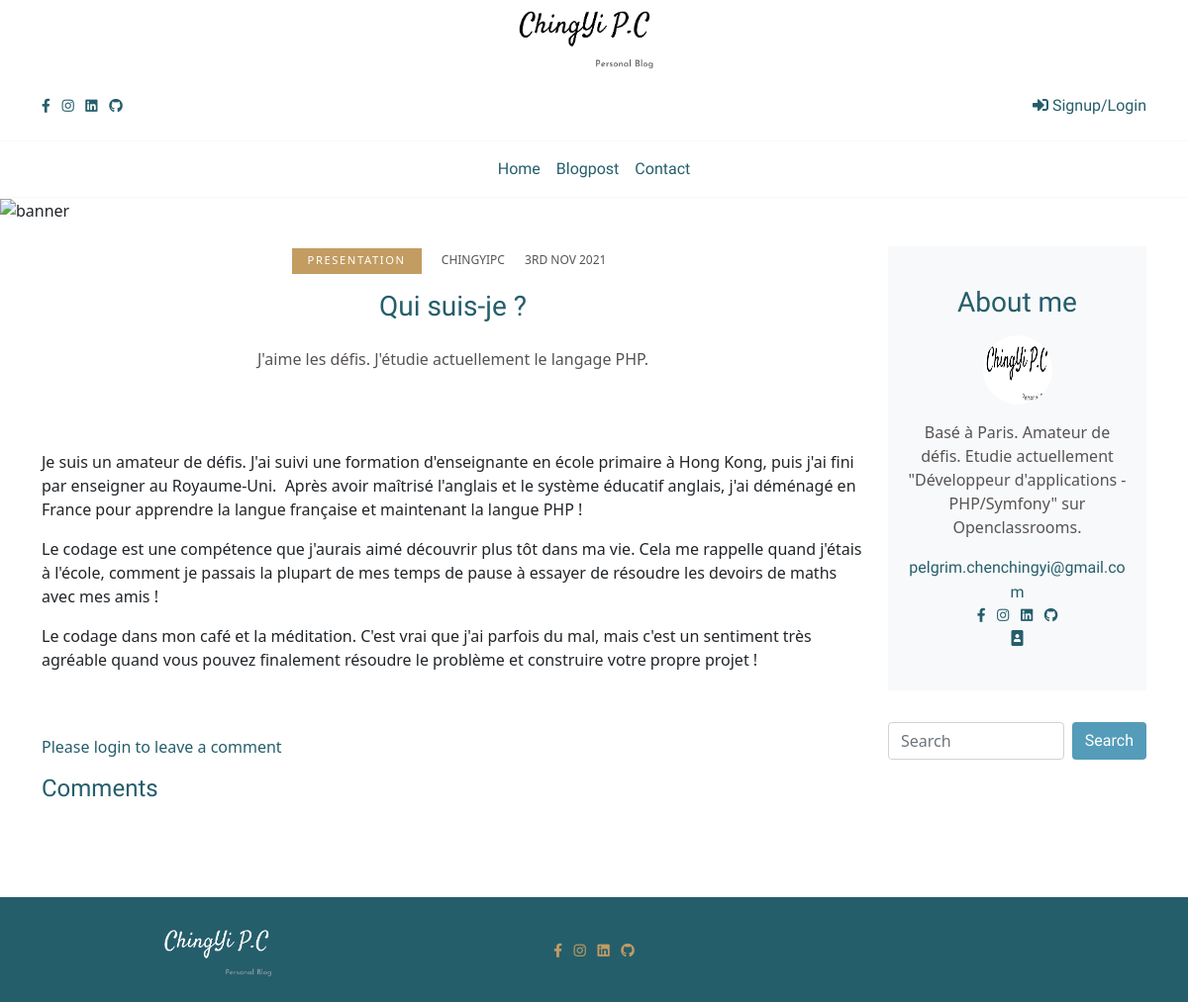
The page /project5PhpBlog/index.php?action=post&id=46 on the database its author committed.
### tables this page shows
CREATE TABLE `post` (
  `id` int(11) NOT NULL,
  `title` varchar(200) NOT NULL,
  `chapo` longtext NOT NULL,
  `content` longtext NOT NULL,
  `image` varchar(255) DEFAULT NULL,
  `date_create` datetime NOT NULL,
  `date_update` datetime NOT NULL DEFAULT CURRENT_TIMESTAMP,
  `user_id` int(11) NOT NULL,
  `category` varchar(45) NOT NULL
);

CREATE TABLE `user` (
  `id` int(11) NOT NULL,
  `first_name` varchar(45) NOT NULL,
  `last_name` varchar(60) NOT NULL,
  `user_name` varchar(60) NOT NULL,
  `email` varchar(100) NOT NULL,
  `password` varchar(255) NOT NULL,
  `date_create` datetime NOT NULL,
  `user_type_id` int(11) DEFAULT '2',
  `reset_token` varchar(255) DEFAULT NULL
);

### project5PhpBlog/src/controllers/FrontendControllers.php (called while the page is built, shortened)
<?php
class FrontendControllers
{
    public function listAPost()
    {
        $postManager = new PostManager();
        $post = $postManager->getPost($_GET['id']);
        require('src/views/frontend/singlepost.php');
    }
}

### project5PhpBlog/src/models/postManager.php (called while the page is built, shortened)
<?php
class PostManager extends DatabaseManager
{
    function getPost($postId)
    {
        $db = $this->dbConnect();
        $statement = $db->prepare('SELECT post.id, image,title, category, chapo, USER.user_name, content,  DATE_FORMAT(post.date_create, "%D %b %Y") AS creation_date
    FROM `post` JOIN USER WHERE USER.id = `post`.`user_id` AND post.id=?');
        $statement->execute(array($postId));
        $values = $statement->fetch(PDO::FETCH_ASSOC);
        $post = new Posts($values);
        return $post;
    }
}

### project5PhpBlog/src/models/Posts.php (called while the page is built, shortened)
<?php
class Posts
{
    private $title;
    private $category;
    private $chapo;
    private $user_name;
    private $content;
    private $creation_date;
    public function hydrate(array $values)
    {
        foreach ($values as $key => $value) {
            $pieces = explode('_', $key);
            foreach ($pieces as $piece) {
                if (count($pieces) == 1) {
                    $method = 'set' . ucfirst($pieces[0]);
                }
                if (count($pieces) == 2) {
                    $method = 'set' . ucfirst($pieces[0]) . ucfirst($pieces[1]);
                }
            }
        }
    }
    public function setId($id)
    {
        $id = (int) $id;
    }
    public function setTitle($title)
    {
        if (is_string($title)) {
            $this->title = $title;
        }
    }
    public function getTitle()
    {
        return $this->title;
    }
    public function setCategory($category)
    {
        if (is_string($category)) {
            $this->category = $category;
        }
    }
    public function getCategory()
    {
        return $this->category;
    }
    public function setChapo($chapo)
    {
        if (is_string($chapo)) {
            $this->chapo = $chapo;
        }
    }
    public function getChapo()
    {
        return $this->chapo;
    }
    public function setUserName($user_name)
    {
        if (is_string($user_name)) {
            $this->user_name = $user_name;
        }
    }
    public function getUserName()
    {
        return $this->user_name;
    }
    public function setContent($content)
    {
        if (is_string($content)) {
            $this->content = $content;
        }
    }
    public function getContent()
    {
        return $this->content;
    }
    public function setCreationDate($creation_date)
    {
        $this->creation_date = $creation_date;
    }
    public function getCreationDate()
    {
        return $this->creation_date;
    }
}

### project5PhpBlog/src/views/frontend/singlepost.php (the view, shortened to what this page needs)
<div class="pb-4 "><img class="img-fluid" src="public/img/sea.png" alt="banner" /></div>
<section class="pb-5">
    <div class="container pb-4">
        <div class="row">
            <div class="col-lg-9 mb-5 mb-lg-0 mx-auto">
                <div class="row mb-5">
                    <div class="col-lg-12 text-center">
                        <ul class="list-inline">
                            <li class="list-inline-item mr-2 category font-weight-normal"> <?php echo $post->getCategory();?> </li>
                            <li class="list-inline-item mx-2 text-uppercase meta font-weight-normal"><?php echo $post->getUserName(); ?></li>
                            <li class="list-inline-item mx-2 text-uppercase meta font-weight-normal"><?php echo $post->getCreationDate(); ?></li>
                        </ul>
                    </div>
                    <div class="col-lg-12 text-center">
                        <h2 class="h3 mb-4"> <a class="d-block blogtitle" href=""><?php echo $post->getTitle(); ?></a></h2>
                        <p class="blogtext"><?php echo $post->getChapo();?></p>
                    </div>
                    <div class="col-lg-12 text-center"><a class="d-block post-trending mb-4" href=""><img class="img-fluid w-100" src="<?php echo $post->getImage(); ?>" alt="" /></a>
                    </div>
                    <div class="col-lg-12">
                        <p class="blogtext"><?php echo $post->getContent();?></p>
                    </div>
                </div>
                <?php if (!empty($_SESSION['username'])) : ?>
                    <?php if (isset($_SESSION['success_message']) && !empty($_SESSION['success_message'])) { ?>
                        <div class="success-message" style="margin-bottom: 15px;font-size: 20px;color: green;"><?php echo $_SESSION['success_message']; ?></div>
                    <?php
                        unset($_SESSION['success_message']);
                    }
                    ?>
                    <form method="post" action="index.php?action=leavecomment&amp;id=<?= $post->getId(); ?>">
                        <h3 class="cardtitle">Leave a comment</h3>
                        <div class="row mb-3">
                            <div class="col-lg-12 mb-3">
                                <input class="form-control" type="text" name="author" placeholder="Full Name e.g. Jason Doe" value="<?= $_SESSION['username'] ?>" required>
                            </div>
                            <div class="col-lg-12 mb-3">
                                <textarea class="form-control" name="comment" rows="5" placeholder="Leave your comment" value="<?= $comment ?>" required></textarea>
                            </div>
                            <div class="col-lg-12 mb-3">
                                <button class="btn button" type="submit">Submit your comment</button>
                            </div>
                        </div>
                    </form>
                <?php else : ?>
                    <p class="admin-title">Please login to leave a comment</p>
                <?php endif; ?>
                <h3 class="h4 mb-4 cardtitle">Comments</h3>
            </div>
            <?php include_once 'src/views/frontend/_about.php'; ?>
        </div>
</section>
<?php require('src/views/frontend/_frontendLayout.php'); ?>

### project5PhpBlog/public/css/style.css (style rules this page uses)
section { overflow: hidden; position: relative; }
.cardtitle { font-family: "Satisfy", sans-serif; color: #255e6b; }
.category { padding: 0.3rem 1rem; text-decoration: none; color: #fff; background: #c39c62; text-transform: uppercase; letter-spacing: 0.1rem; font-size: 0.7rem; }
.meta { text-transform: uppercase; text-decoration: none; color: #575353; font-size: 0.75rem; }
.blogtitle { font-family: "Satisfy", sans-serif; text-decoration: none; color: #255e6b; }
.blogtext { color: #575353; }
.admin-title { color: #255e6b; }

### rows shown on the page
post: category "PRESENTATION", user.user_name "CHINGYIPC", title "Qui suis-je ?", chapo "J'aime les défis. J'étudie actuellement le langage PHP.", content "Je suis un amateur de défis. J'ai suivi une formation d'enseignante en école primaire à Hong Kong, puis j'ai fini par enseigner au Royaume-Uni. Après avoir maîtrisé l'anglais et le système éducatif anglais, j'ai déménagé en France pour apprendre la langue française et maintenant la langue PHP ! Le codage est une compétence que j'aurais aimé découvrir plus tôt dans ma vie. Cela me rappelle quand j'étais à l'école, comment je passais la plupart de mes temps de pause à essayer de résoudre les devoirs de maths avec mes amis ! Le codage dans mon café et la méditation. C'est vrai que j'ai parfois du mal, mais c'est un sentiment très agréable quand vous pouvez finalement résoudre le problème et…"

### other values the page prints
$post->getCreationDate() "3RD NOV 2021"
